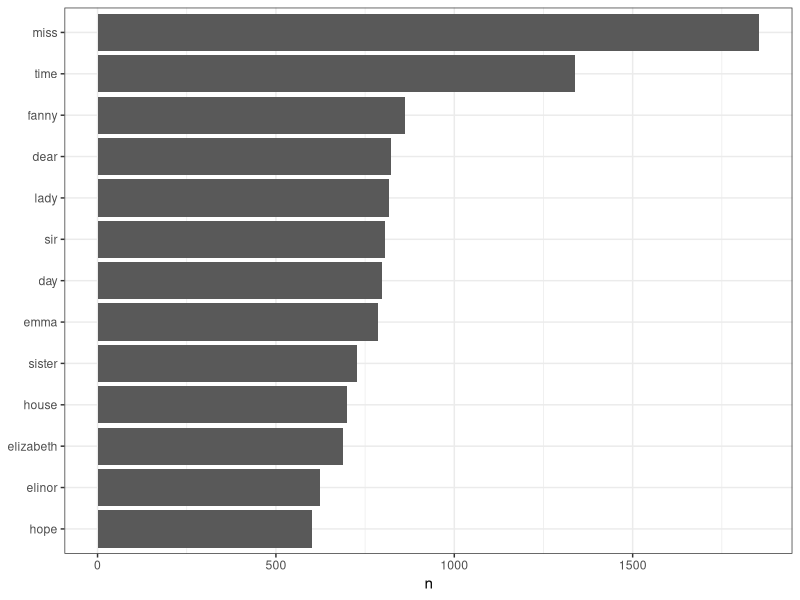
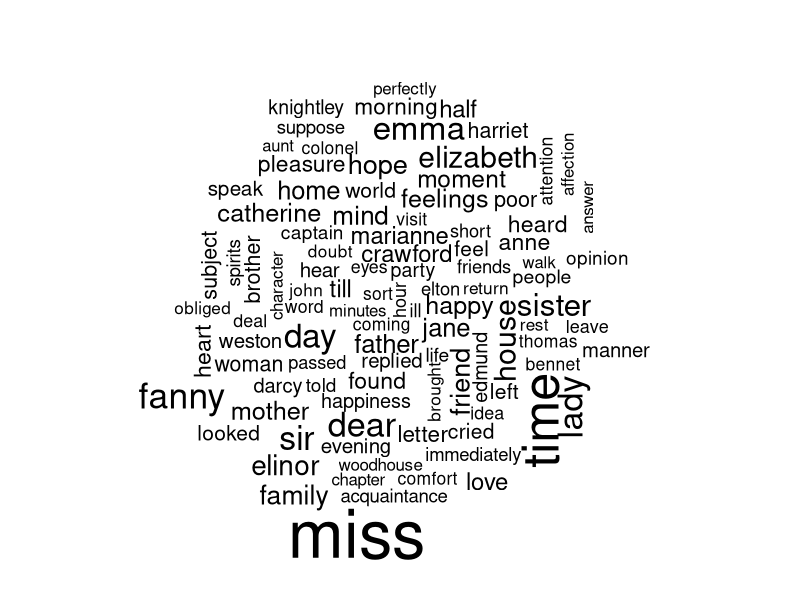
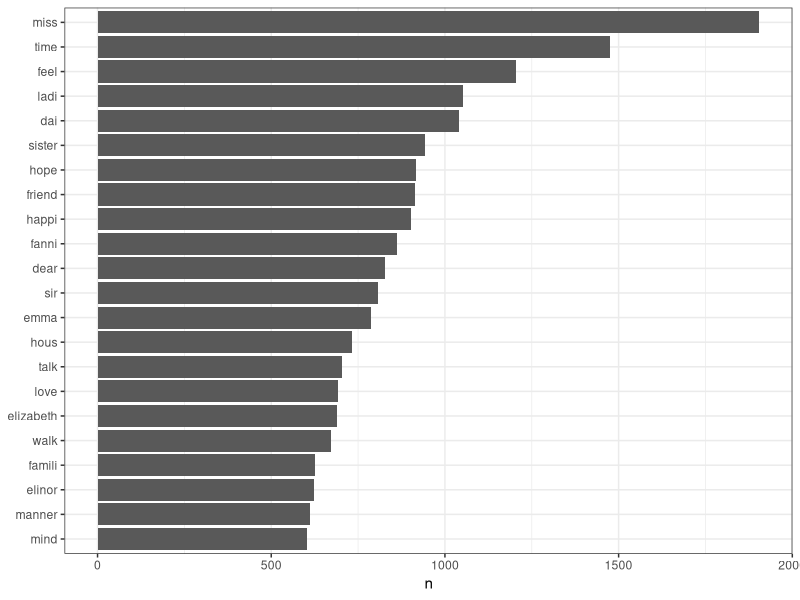

The R script that drew these images, in order:
library(tidyverse)
library(tidytext)
library(fs)

text <- c("Because I could not stop for Death -",
          "He kindly stopped for me -",
          "The Carriage held but just Ourselves -",
          "and Immortality")
text_df <- data_frame(line = 1:4, text = text)
unnest_tokens(tbl = text_df, output = word, input = text)

library(janeaustenr)
library(stringr)
austen_books()

original_books <- austen_books() %>%
  group_by(book) %>%
  mutate(linenumber = row_number(),
         chapter = cumsum(
           str_detect(text, regex("^chapter [\\divxlc]", ignore_case = TRUE)))) %>%
  ungroup()

tidy_books <- original_books %>%
  unnest_tokens(word, text)

tidy_books <- tidy_books %>%
  anti_join(stop_words)

tidy_books %>%
  count(word, sort = TRUE)

tidy_books %>%
  count(word, sort = TRUE) %>%
  filter(n > 600) %>%
  # reorder levels of factor word wrt n
  mutate(word = reorder(word, n)) %>%
  ggplot(aes(word, n)) +
  geom_col() +
  xlab(NULL) +
  coord_flip() +
  theme_bw()

library(wordcloud)
tidy_books %>%
  count(word) %>%
  # evaluate an R expression in an environment constructed from data
  with(wordcloud(word, n, max.words = 100))

library(SnowballC)
tidy_books <- tidy_books %>%
  mutate(word = wordStem(word)) # stemming

tidy_books %>%
  count(word, sort = TRUE) %>%
  filter(n > 600) %>%
  mutate(word = reorder(word, n)) %>%
  ggplot(aes(word, n)) +
  geom_col() +
  xlab(NULL) +
  coord_flip() +
  theme_bw()


austen_chapters <- austen_books() %>%
  group_by(book) %>%
  unnest_tokens(chapter, text,
                token = "regex",
                pattern = "(Chapter|CHAPTER) [\\dIVXLC]{1,8}") %>%
  ungroup()

austen_chapters %>%
  group_by(book) %>%
  summarise(chapters = n()) %>%
  arrange(-chapters)
